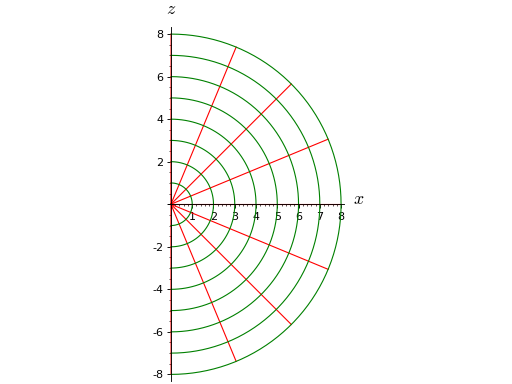

The script that drew this image:
E = EuclideanSpace(3)
cartesian = E.cartesian_coordinates()
spherical = E.spherical_coordinates()
x, y, z = cartesian[:]
r, th, ph = spherical[:]
g = spherical.plot(cartesian, fixed_coords={ph: 0}, ambient_coords=(x,z),
                   color={r:'red', th:'green', ph:'orange'})
sphinx_plot(g)
